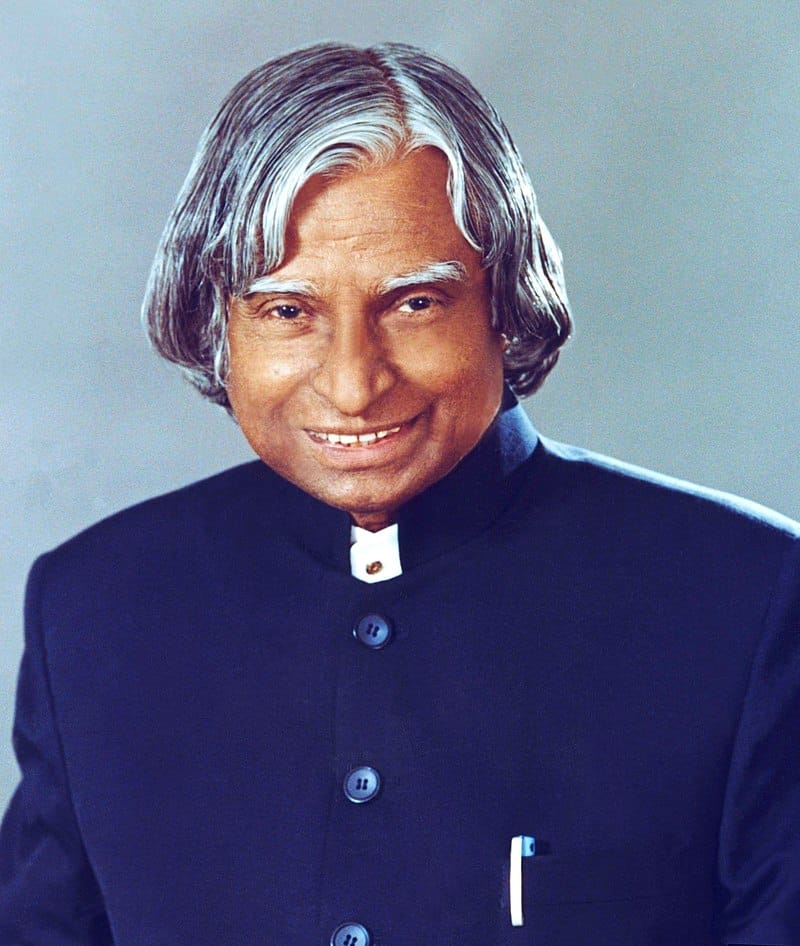
#> input picture data/images/101.jpg, 800 x 946 px, given as the content of the folder ../data/images/101.jpg, which was not available
$ python -i face_recognition.py   (imports and definitions only)
#> lines starting #> are read from the running program, lines starting #| are printed output that depends on the picture; pictures that were not available may be replaced by others from this repository, and a replacement may not be noted
import cv2
import os
import numpy as np

# Load the pre-trained face detection model
face_cascade = cv2.CascadeClassifier(cv2.data.haarcascades + 'haarcascade_frontalface_default.xml')

def load_known_faces(images_path):
#> called with images_path = '../data/images/101.jpg'
    known_faces = []
    known_ids = []

    for filename in os.listdir(images_path):
        if filename.endswith(('.jpg', '.jpeg', '.png')):
            student_id = os.path.splitext(filename)[0]
            image_path = os.path.join(images_path, filename)

            image = cv2.imread(image_path)
#> image is the input picture: shape (946, 800, 3); mean B, G, R 131.2, 102.2, 99.5
            gray = cv2.cvtColor(image, cv2.COLOR_BGR2GRAY)
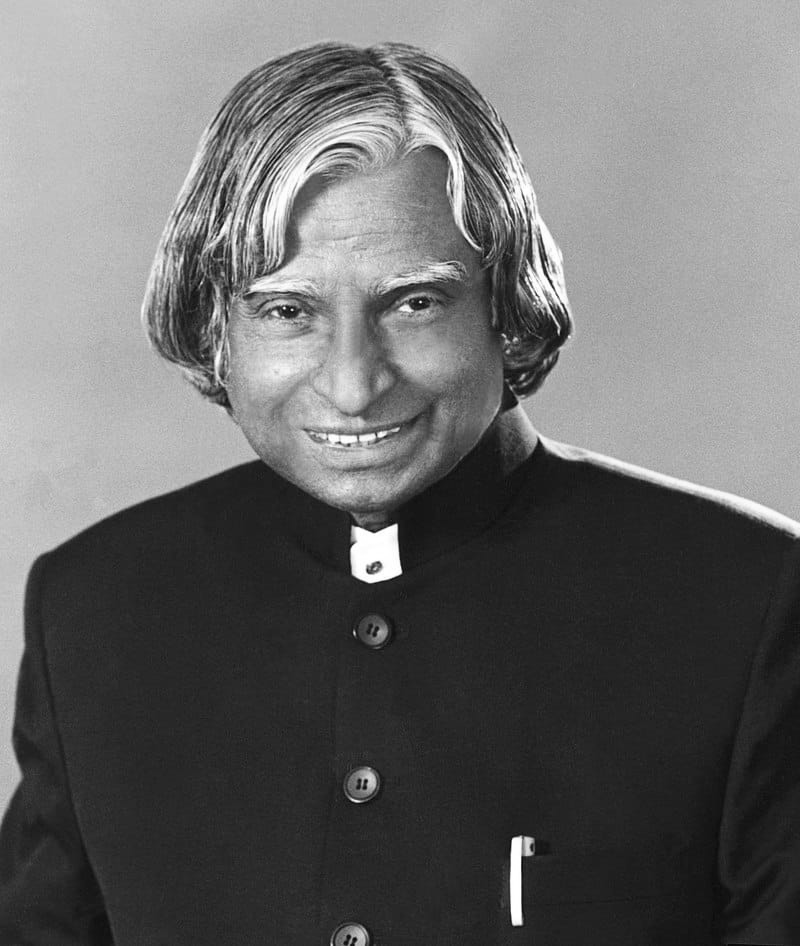
#> gray: shape (946, 800); min 4, max 255, mean 104.7

            faces = face_cascade.detectMultiScale(gray, scaleFactor=1.1, minNeighbors=5, minSize=(30, 30))
#> faces = [[203, 188, 316, 316]]

            if len(faces) > 0:
                (x, y, w, h) = faces[0]
#> x = 203; y = 188; w = 316; h = 316
                face = gray[y:y+h, x:x+w]
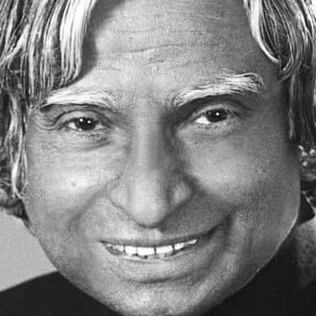
#> face: shape (316, 316); min 9, max 255, mean 129.8
                face_resized = cv2.resize(face, (100, 100))
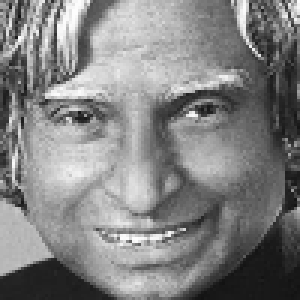
#> face_resized: shape (100, 100) (shown 3 times larger); min 18, max 254, mean 129.7
                known_faces.append(face_resized)
                known_ids.append(student_id)
            else:
                print(f"No face found in {filename}. Skipping...")

    return known_faces, known_ids

def recognize_faces(frame, known_faces, known_ids):
    gray = cv2.cvtColor(frame, cv2.COLOR_BGR2GRAY)
    faces = face_cascade.detectMultiScale(gray, scaleFactor=1.1, minNeighbors=5, minSize=(30, 30))

    recognized_ids = []
    face_locations = []

    for (x, y, w, h) in faces:
        face = gray[y:y+h, x:x+w]
        face_resized = cv2.resize(face, (100, 100))

        # Use SSIM (Structural Similarity Index) for comparison
        best_score = -1
        best_id = "Unknown"
        for known_face, known_id in zip(known_faces, known_ids):
            score = cv2.matchTemplate(face_resized, known_face, cv2.TM_CCOEFF_NORMED)[0][0]
            if score > best_score:
                best_score = score
                best_id = known_id

        if best_score > 0.5:  # Adjust this threshold as needed
            student_id = best_id
        else:
            student_id = "Unknown"

        recognized_ids.append(student_id)
        face_locations.append((y, x+w, y+h, x))

    return face_locations, recognized_ids

>>> result = load_known_faces('../data/images/101.jpg')

$ run again, on data/images/102.jpg
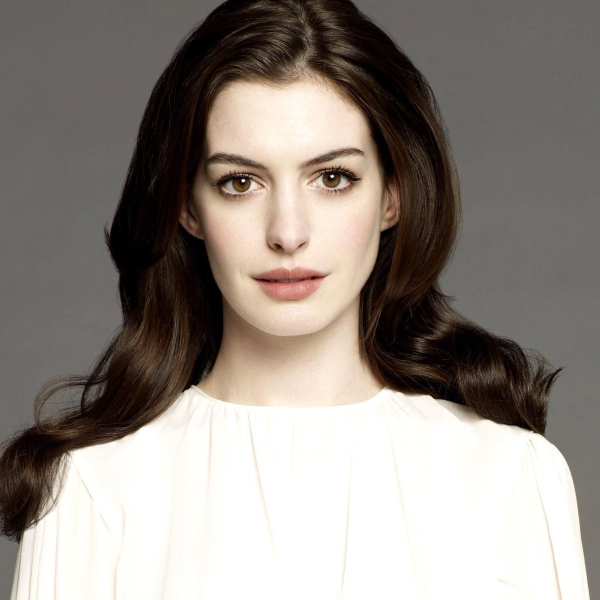
#> input picture data/images/102.jpg, 1200 x 1200 px, given as the content of the folder ../data/images/102.jpg, which was not available (shown at 1/2 size)
#> in load_known_faces, image is the input picture: shape (1200, 1200, 3); mean B, G, R 130.7, 137.3, 145
#> in load_known_faces, `gray = cv2.cvtColor(image, cv2.COLOR_BGR2GRAY)`:
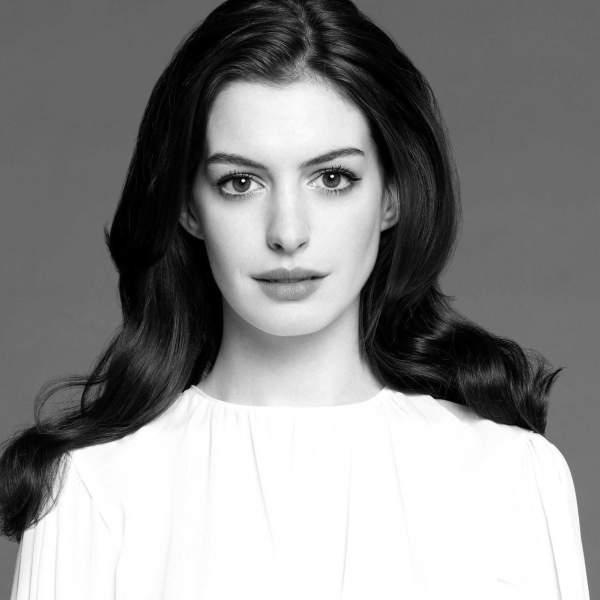
#> gray: shape (1200, 1200) (shown at 1/2 size); min 0, max 255, mean 138.9
#> faces = [[339, 178, 487, 487]]
#> x = 339; y = 178; w = 487
#> in load_known_faces, `face_resized = cv2.resize(face, (100, 100))`:
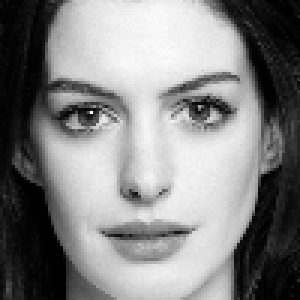
#> face_resized: shape (100, 100) (shown 3 times larger); min 0, max 252, mean 132.1

$ run again, on data/images/103.jpg
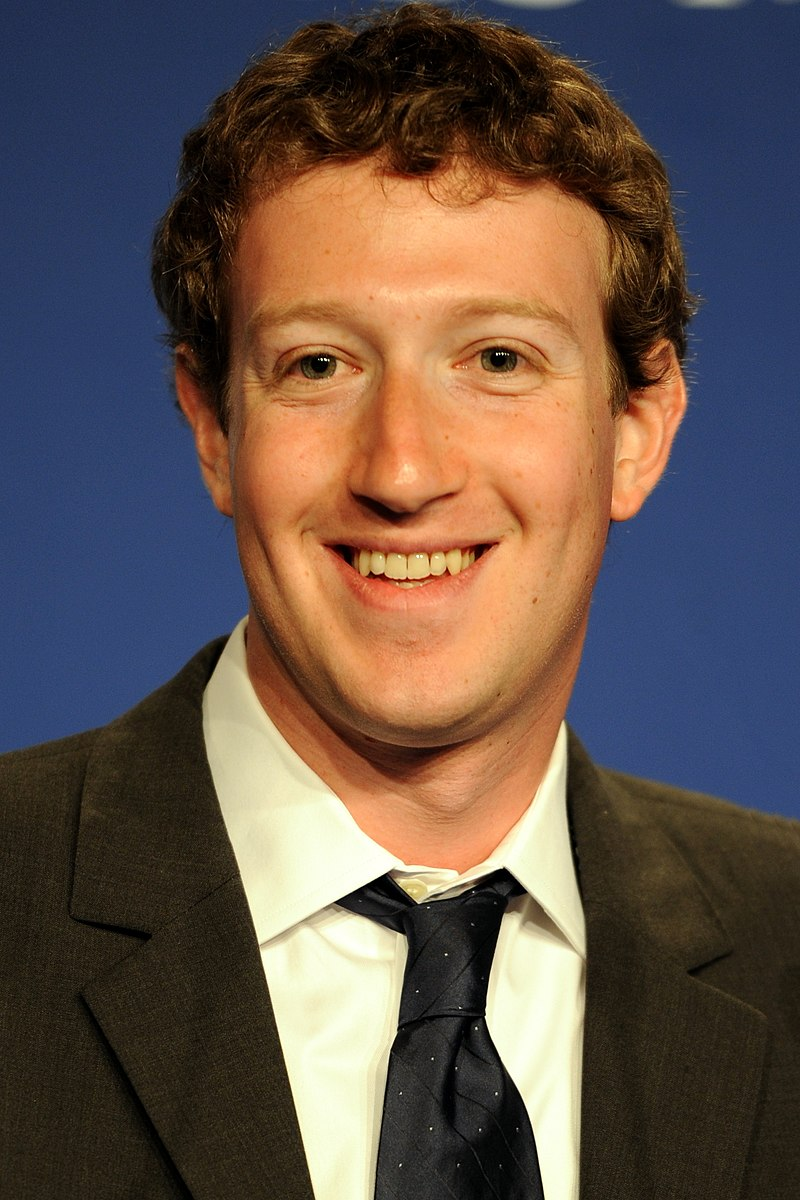
#> input picture data/images/103.jpg, 800 x 1200 px, given as the content of the folder ../data/images/103.jpg, which was not available
#> in load_known_faces, image is the input picture: shape (1200, 800, 3); mean B, G, R 75.4, 83.6, 99.8
#> in load_known_faces, `gray = cv2.cvtColor(image, cv2.COLOR_BGR2GRAY)`:
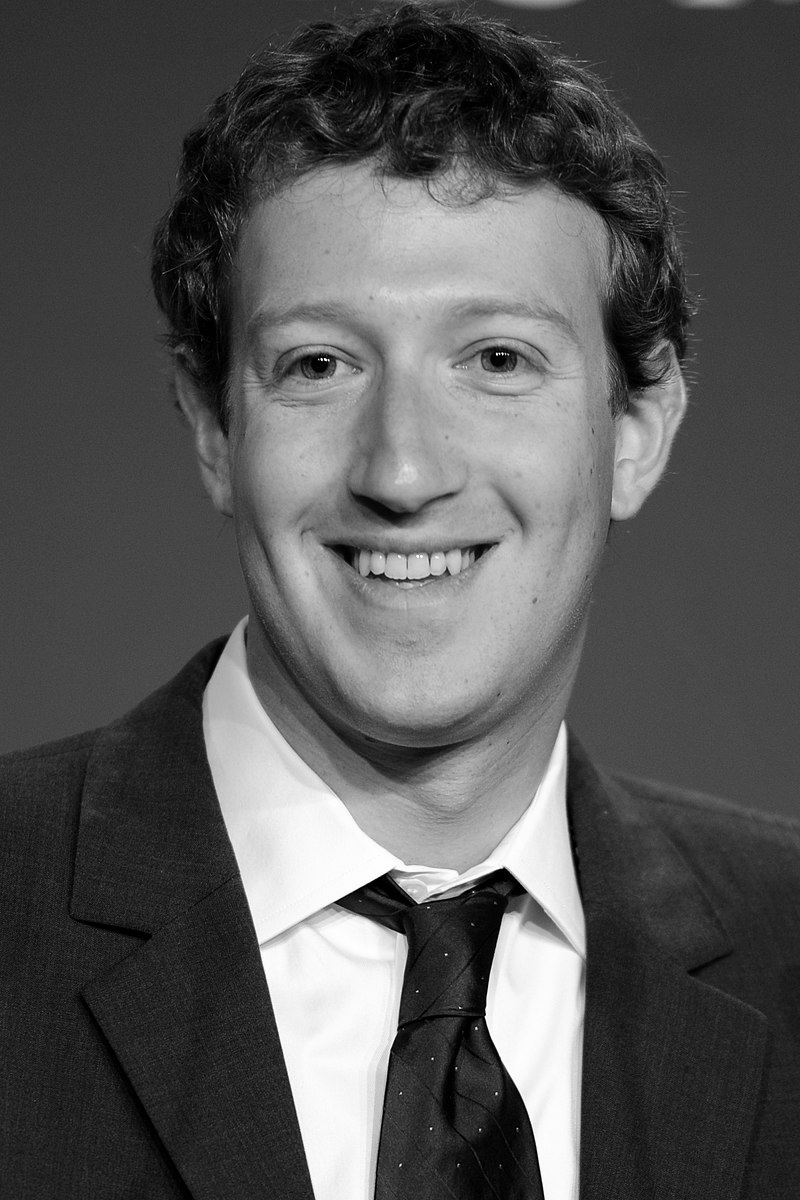
#> gray: shape (1200, 800); min 0, max 255, mean 87.5
#> faces = [[162, 167, 504, 504], [226, 758, 406, 406]]
#> x = 162; y = 167; w = 504
#> in load_known_faces, `face_resized = cv2.resize(face, (100, 100))`:
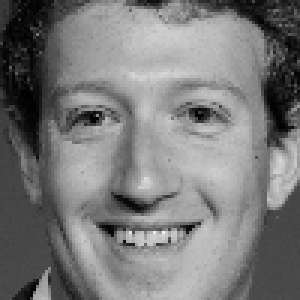
#> face_resized: shape (100, 100) (shown 3 times larger); min 0, max 244, mean 121.7

$ run again, on data/images/104.jpg
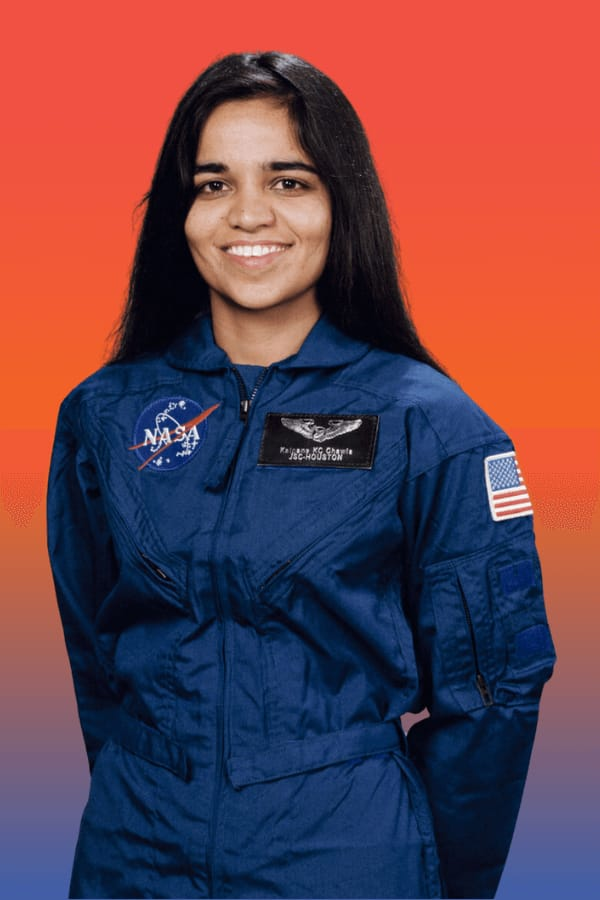
#> input picture data/images/104.jpg, 600 x 900 px, given as the content of the folder ../data/images/104.jpg, which was not available
#> in load_known_faces, image is the input picture: shape (900, 600, 3); mean B, G, R 75, 65.2, 108.8
#> in load_known_faces, `gray = cv2.cvtColor(image, cv2.COLOR_BGR2GRAY)`:
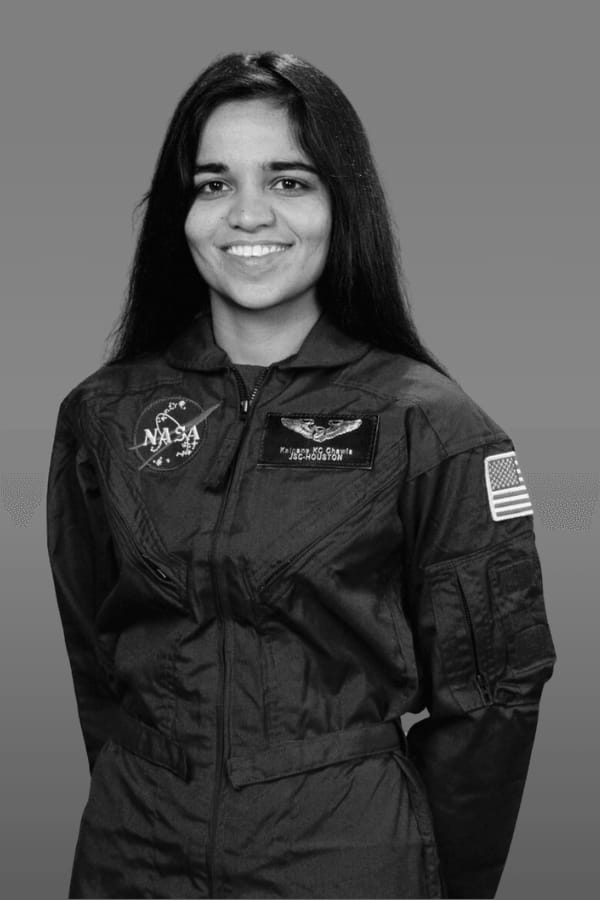
#> gray: shape (900, 600); min 0, max 253, mean 79.3
#> faces = [[405, 531, 69, 69], [164, 117, 175, 175]]
#> x = 405; y = 531; w = 69
#> in load_known_faces, `face = gray[y:y+h, x:x+w]`:
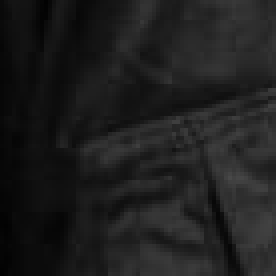
#> face: shape (69, 69) (shown 4 times larger); min 2, max 72, mean 30.1
